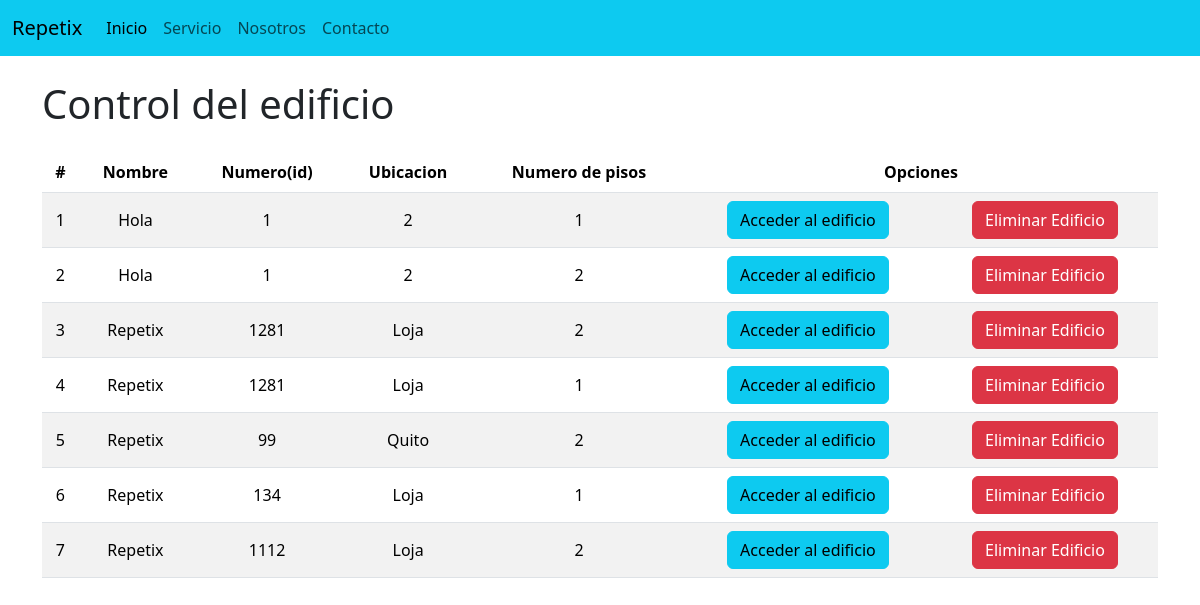
The app's page /AccederEdificio/ with its own data.
### Repetix/models.py (models this page shows, shortened)
class Edificio(models.Model):
    nombre = models.CharField(max_length=100)
    codigo = models.CharField(max_length=20, unique=True)
    ubicacion = models.CharField(max_length=100)
    numero_pisos = models.PositiveIntegerField()  # Cambiado a PositiveIntegerField

### Repetix/views.py (the view)
# urls.py: path('AccederEdificio/', views.accederEdificio, name='AccederEdificio'),
def accederEdificio(request):
    edificio = Edificio.objects.all()
    pisos = Piso.objects.all()
    return render(request, 'AccederEdificio.html', {
        'edificios': edificio,
        'pisos': pisos,
    })

### Repetix/Templates/AccederEdificio.html (shortened to what this page needs)
{% extends './base.html' %}
{% block body %}
<div class="table-responsive">
  <h1>Control del edificio</h1>
  <div class="table-responsive py-3">
    <table class="table table-striped">
      <thead>
        <tr>
          <th>#</th>
          <th>Nombre</th>
          <th>Numero(id)</th>
          <th>Ubicacion</th>
          <th>Numero de pisos</th>
          <th colspan="2">Opciones</th>
        </tr>
      </thead>
      <tbody>
        {% for edificio in edificios %}
          <tr>
            <td>{{ forloop.counter }}</td>
            <td>{{ edificio.nombre }}</td>
            <td>{{ edificio.codigo }}</td>
            <td>{{ edificio.ubicacion }}</td>
            <td>{{ edificio.numero_pisos }}</td>
            <td>
              <a href="/control/{{ edificio.codigo }}" class="btn btn-info">Acceder al edificio</a>
            </td>
            <td>
              <a href="/EliminarEdificio/{{ edificio.codigo }}" class="btn btn-danger btnEliminacion">Eliminar Edificio</a>
            </td>
          </tr>
        {% endfor %}
      </tbody>
    </table>
  </div>
</div>
{% endblock %}

### Repetix/static/css/AccederEdificio.css (style rules this page uses)
th, td { text-align: center; vertical-align: middle; }

### records on screen
Edificio: nombre "Hola", codigo "1", ubicacion "2", numero_pisos "1"
Edificio: nombre "Hola", codigo "1", ubicacion "2", numero_pisos "2"
Edificio: nombre "Repetix", codigo "1281", ubicacion "Loja", numero_pisos "2"
Edificio: nombre "Repetix", codigo "1281", ubicacion "Loja", numero_pisos "1"
Edificio: nombre "Repetix", codigo "99", ubicacion "Quito", numero_pisos "2"
Edificio: nombre "Repetix", codigo "134", ubicacion "Loja", numero_pisos "1"
Edificio: nombre "Repetix", codigo "1112", ubicacion "Loja", numero_pisos "2"
